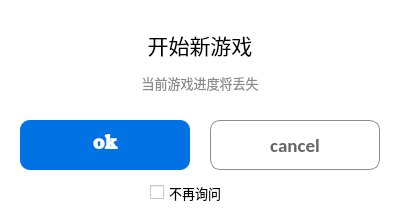
<?xml version="1.0" encoding="UTF-8"?>
<ui version="4.0">
 <class>NewGameConfirmDialog</class>
 <widget class="QDialog" name="NewGameConfirmDialog">
  <property name="geometry">
   <rect>
    <x>0</x>
    <y>0</y>
    <width>400</width>
    <height>223</height>
   </rect>
  </property>
  <property name="windowTitle">
   <string>Dialog</string>
  </property>
  <property name="styleSheet">
   <string notr="true">background-color:white;</string>
  </property>
  <property name="modal">
   <bool>true</bool>
  </property>
  <widget class="QLabel" name="label_3">
   <property name="geometry">
    <rect>
     <x>100</x>
     <y>30</y>
     <width>200</width>
     <height>30</height>
    </rect>
   </property>
   <property name="font">
    <font>
     <family>Microsoft YaHei UI</family>
     <pointsize>16</pointsize>
     <weight>50</weight>
     <bold>false</bold>
    </font>
   </property>
   <property name="text">
    <string>开始新游戏</string>
   </property>
   <property name="alignment">
    <set>Qt::AlignCenter</set>
   </property>
  </widget>
  <widget class="QLabel" name="label_4">
   <property name="geometry">
    <rect>
     <x>100</x>
     <y>70</y>
     <width>200</width>
     <height>25</height>
    </rect>
   </property>
   <property name="font">
    <font>
     <family>Microsoft YaHei UI</family>
     <pointsize>10</pointsize>
     <weight>50</weight>
     <bold>false</bold>
    </font>
   </property>
   <property name="styleSheet">
    <string notr="true">color:#8c8c8c</string>
   </property>
   <property name="text">
    <string>当前游戏进度将丢失</string>
   </property>
   <property name="alignment">
    <set>Qt::AlignCenter</set>
   </property>
  </widget>
  <widget class="QPushButton" name="okButton">
   <property name="geometry">
    <rect>
     <x>20</x>
     <y>120</y>
     <width>170</width>
     <height>50</height>
    </rect>
   </property>
   <property name="font">
    <font>
     <family>Bookman Old Style</family>
     <pointsize>14</pointsize>
     <weight>75</weight>
     <bold>true</bold>
    </font>
   </property>
   <property name="styleSheet">
    <string notr="true">QPushButton {
    border-radius: 10px;
    background-color: #0072E3;
    color: #ffffff;
}
QPushButton:hover {;
    background-color: #006dd3;
}
QPushButton:pressed {;
    background-color: #005eb6;
}</string>
   </property>
   <property name="text">
    <string>ok</string>
   </property>
   <property name="flat">
    <bool>true</bool>
   </property>
  </widget>
  <widget class="QPushButton" name="cancelButton">
   <property name="geometry">
    <rect>
     <x>210</x>
     <y>120</y>
     <width>170</width>
     <height>50</height>
    </rect>
   </property>
   <property name="font">
    <font>
     <family>Calibri</family>
     <pointsize>14</pointsize>
     <weight>75</weight>
     <bold>true</bold>
    </font>
   </property>
   <property name="styleSheet">
    <string notr="true">QPushButton {
    border-radius: 10px;
    background-color: white;
    color: #646464;
	border:1px solid #8c8c8c
}
QPushButton:hover {;
    background-color: #e5e5e5;
}
QPushButton:pressed {;
    background-color: #cbcbcb;
}



</string>
   </property>
   <property name="text">
    <string>cancel</string>
   </property>
   <property name="flat">
    <bool>true</bool>
   </property>
  </widget>
  <widget class="QCheckBox" name="checkBox">
   <property name="geometry">
    <rect>
     <x>150</x>
     <y>180</y>
     <width>121</width>
     <height>25</height>
    </rect>
   </property>
   <property name="font">
    <font>
     <pointsize>10</pointsize>
    </font>
   </property>
   <property name="text">
    <string>不再询问</string>
   </property>
  </widget>
 </widget>
 <resources/>
 <connections/>
</ui>
